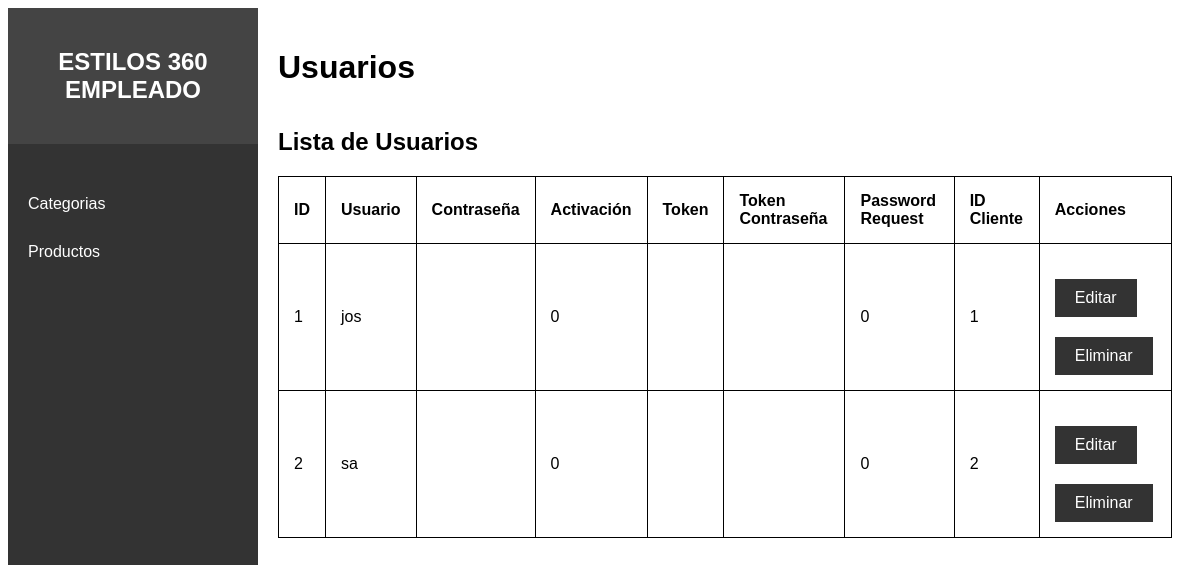
The page /trabajador/usuarios.php on the database its author committed.
### tables this page shows
CREATE TABLE `usuarios` (
  `id` int(11) NOT NULL,
  `usuario` varchar(30) NOT NULL,
  `password` varchar(120) NOT NULL,
  `activacion` int(11) NOT NULL DEFAULT 0,
  `token` varchar(40) NOT NULL,
  `token_password` varchar(40) DEFAULT NULL,
  `password_request` int(11) NOT NULL DEFAULT 0,
  `id_cliente` int(11) NOT NULL
);

### trabajador/usuarios.php (the view, shortened to what this page needs)
<?php
include 'db_config.php';
$sql = "SELECT * FROM usuarios";
$result = $conn->query($sql);
?>
<!DOCTYPE html>
<html lang="es">
<head>
    <link rel="stylesheet" href="css/styless.css">
</head>
<body>
    <?php include 'menu.php'; ?>
    <div class="main-content">
        <header>
            <h1>Usuarios</h1>
        </header>
        <main>
            <h2>Lista de Usuarios</h2>
            <table>
                <thead>
                    <tr>
                        <th>ID</th>
                        <th>Usuario</th>
                        <th>Contraseña</th>
                        <th>Activación</th>
                        <th>Token</th>
                        <th>Token Contraseña</th>
                        <th>Password Request</th>
                        <th>ID Cliente</th>
                        <th>Acciones</th>
                    </tr>
                </thead>
                <tbody>
                    <?php
                    if ($result->num_rows > 0) {
                        while($row = $result->fetch_assoc()) {
                            echo "<tr>";
                            echo "<td>" . $row["id"] . "</td>";
                            echo "<td>" . $row["usuario"] . "</td>";
                            echo "<td>" . decrypt($row["password"], $encryption_key) . "</td>";
                            echo "<td>" . $row["activacion"] . "</td>";
                            echo "<td>" . decrypt($row["token"], $encryption_key) . "</td>";
                            echo "<td>" . decrypt($row["token_password"], $encryption_key) . "</td>";
                            echo "<td>" . $row["password_request"] . "</td>";
                            echo "<td>" . $row["id_cliente"] . "</td>";
                            echo "<td>";
                            echo "<a href='editar_usuario.php?id=" . $row["id"] . "' class='button'>Editar</a> ";
                            echo "<a href='eliminar_usuario.php?id=" . $row["id"] . "' class='button' onclick='return confirm(\"¿Estás seguro de que deseas eliminar este usuario?\");'>Eliminar</a>";
                            echo "</td>";
                            echo "</tr>";
                        }
                    } else {
                        echo "<tr><td colspan='9'>No hay usuarios disponibles</td></tr>";
                    }
                    ?>
                </tbody>
            </table>
        </main>
    </div>
</body>
</html>

### trabajador/css/styless.css (style rules this page uses)
body { display: flex; font-family: Arial, sans-serif; }
.main-content { margin-left: 250px; padding: 20px; flex-grow: 1; }
header { display: flex; justify-content: space-between; align-items: center; }
table { width: 100%; border-collapse: collapse; }
table, th, td { border: 1px solid black; }
th, td { padding: 15px; text-align: left; }
.button { display: inline-block; padding: 10px 20px; background-color: #333; color: #fff; text-decoration: none; margin-top: 20px; }

### rows shown on the page
usuarios: id "1", usuario "jos", activacion "0", password_request "0", id_cliente "1"
usuarios: id "2", usuario "sa", activacion "0", password_request "0", id_cliente "2"
